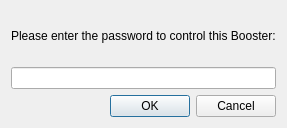
<ui version="4.0" >
 <class>PasswordDlg</class>
 <widget class="QWidget" name="PasswordDlg" >
  <property name="geometry" >
   <rect>
    <x>0</x>
    <y>0</y>
    <width>280</width>
    <height>128</height>
   </rect>
  </property>
  <property name="windowTitle" >
   <string>Password</string>
  </property>
  <layout class="QVBoxLayout" name="verticalLayout" >
   <item>
    <widget class="QLabel" name="label" >
     <property name="text" >
      <string>Please enter the password to control this Booster:</string>
     </property>
    </widget>
   </item>
   <item>
    <widget class="QLineEdit" name="lineEditPassword" >
     <property name="echoMode" >
      <enum>QLineEdit::Password</enum>
     </property>
    </widget>
   </item>
   <item>
    <widget class="QDialogButtonBox" name="buttonBox" >
     <property name="standardButtons" >
      <set>QDialogButtonBox::Cancel|QDialogButtonBox::Ok</set>
     </property>
    </widget>
   </item>
  </layout>
 </widget>
 <resources/>
 <connections/>
</ui>
